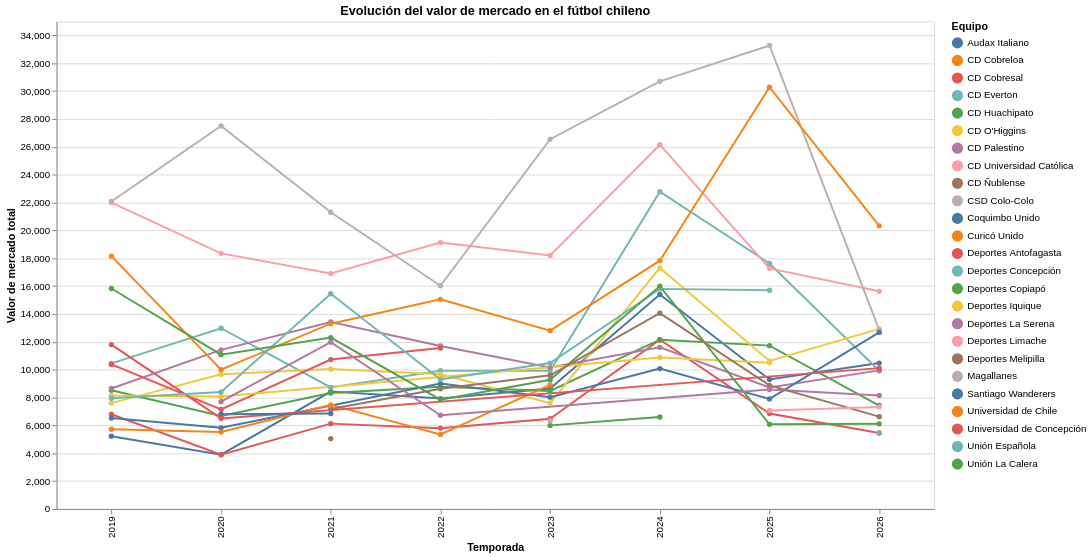

The notebook cell saved with this chart:
### Code cell
import pandas as pd
import altair as alt

# Leer Excel
df = pd.read_excel('/content/Base de datos Patricio Gómez (Limpia).xlsx')

# Agrupar datos
df_grouped = df.groupby(['Temporada', 'Equipo'])['Valor de mercado'].sum().reset_index()

# Crear gráfico
chart = alt.Chart(df_grouped).mark_line(point=True).encode(
    x=alt.X('Temporada:O', title='Temporada'),
    y=alt.Y('Valor de mercado:Q', title='Valor de mercado total'),
    color=alt.Color('Equipo:N', title='Equipo'),
    tooltip=['Equipo', 'Temporada', 'Valor de mercado']
).properties(
    width=900,
    height=500,
    title='Evolución del valor de mercado en el fútbol chileno'
).interactive()

chart

### Figure 1 — Vega-Lite specification as saved in the notebook (floating-point values rounded to 4 significant figures; data arrays with more than 128 entries replaced by an {"elided": "..."} marker saying what was removed)
{"config": {"view": {"continuousWidth": 300, "continuousHeight": 300}}, "data": {"name": "data-05d84190dbcdebfe023d8b5b4a7f87be"}, "mark": {"type": "line", "point": true}, "encoding": {"color": {"field": "Equipo", "title": "Equipo", "type": "nominal"}, "tooltip": [{"field": "Equipo", "type": "nominal"}, {"field": "Temporada", "type": "quantitative"}, {"field": "Valor de mercado", "type": "quantitative"}], "x": {"field": "Temporada", "title": "Temporada", "type": "ordinal"}, "y": {"field": "Valor de mercado", "title": "Valor de mercado total", "type": "quantitative"}}, "height": 500, "params": [{"name": "param_5", "select": {"type": "interval", "encodings": ["x", "y"]}, "bind": "scales"}], "title": "Evolución del valor de mercado en el fútbol chileno", "width": 900, "$schema": "https://vega.github.io/schema/vega-lite/v5.20.1.json", "datasets": {"data-05d84190dbcdebfe023d8b5b4a7f87be": {"elided": "131 records"}}}
